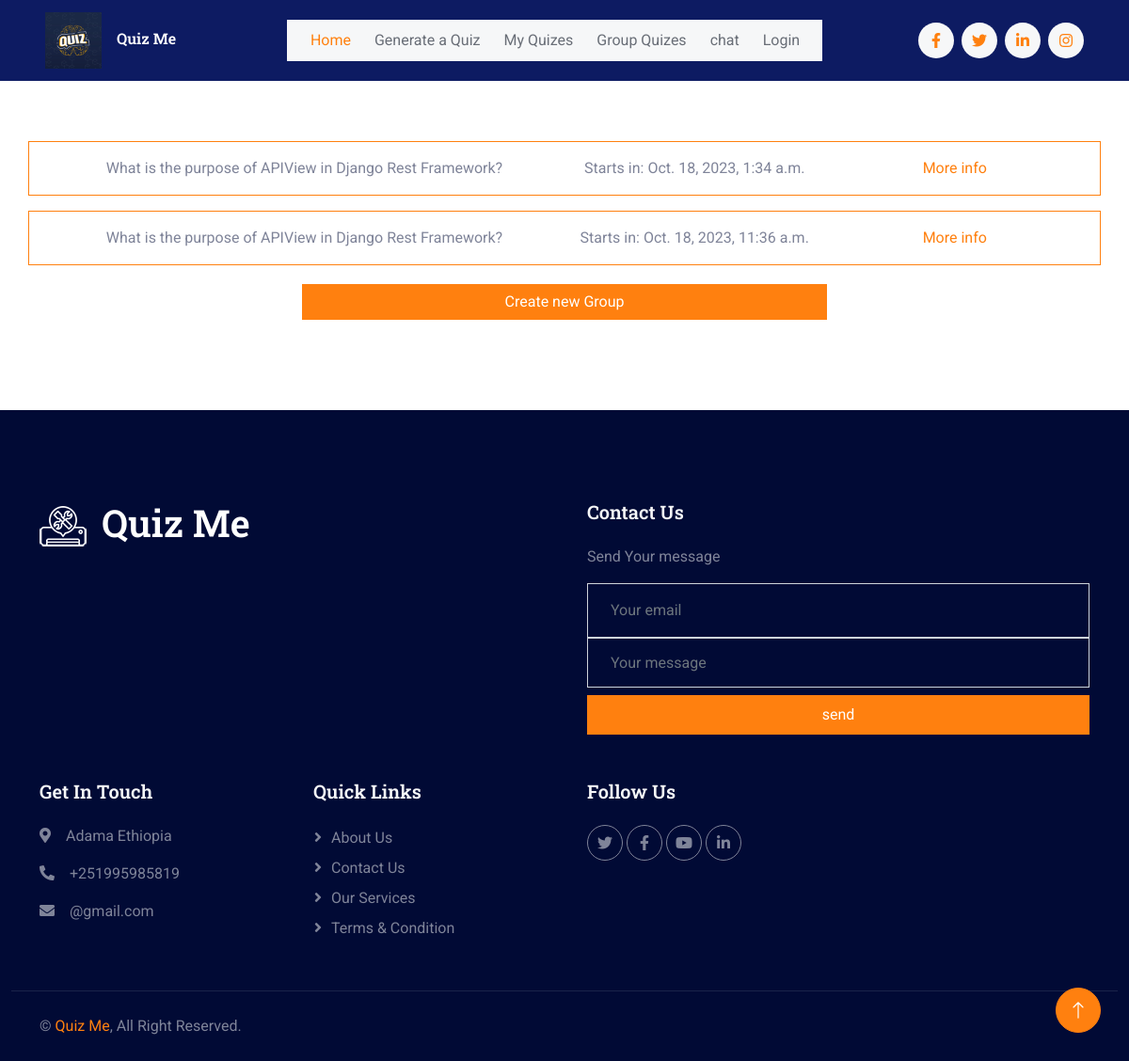
Page /my_group_quizzes (signed in) on the earlier database version.
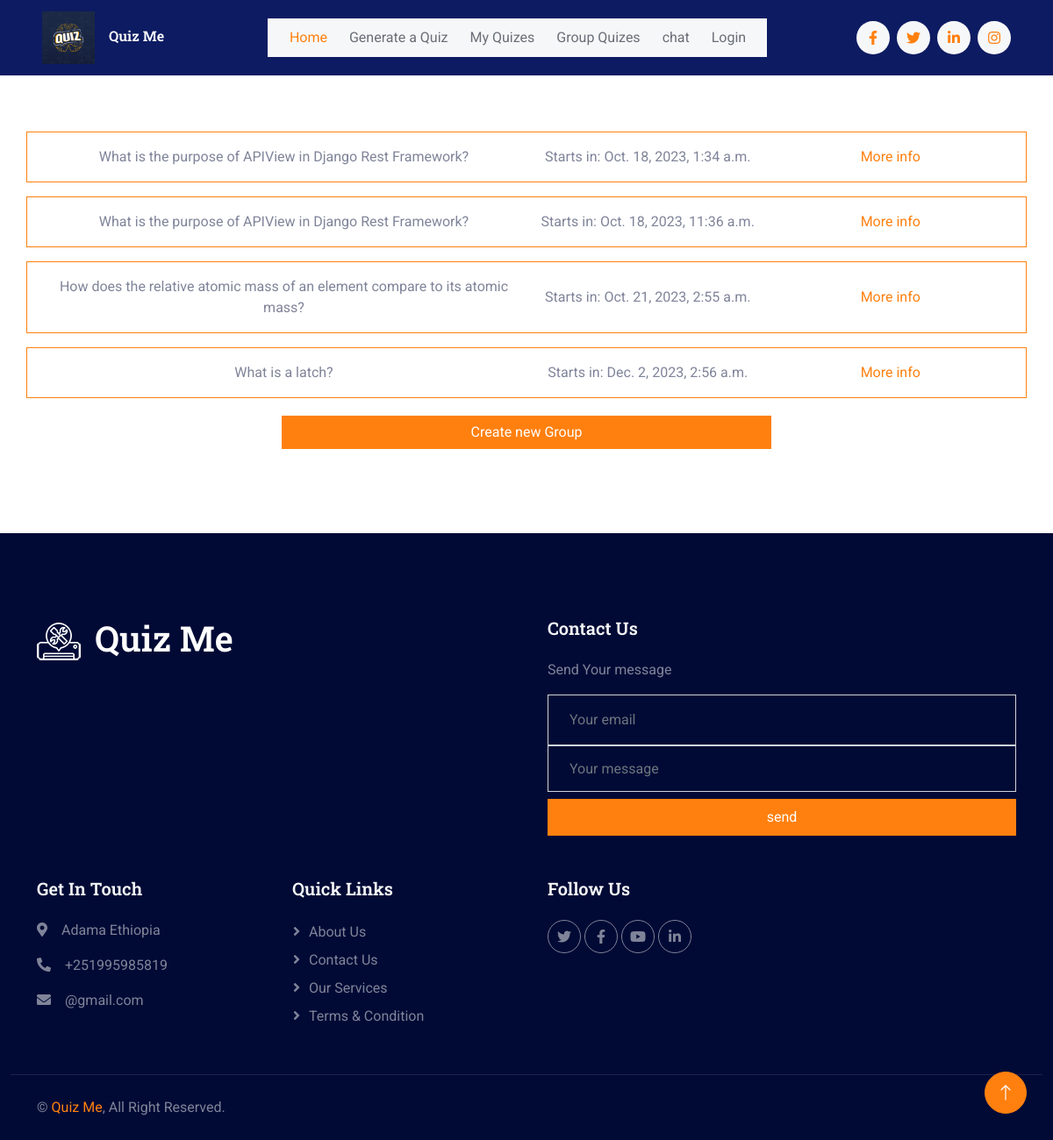
Same page on the later database version.
### quiz_app/models.py (models this page shows, shortened)
class GroupQuiz(models.Model):
    quiz = models.ForeignKey(Quiz, on_delete=models.CASCADE)
    start_time = models.DateTimeField()
    completed = models.BooleanField(default=False)
    joined_members = models.ManyToManyField(CustomUser, related_name="members")
    end_time = models.DateTimeField(null=True, blank=True)
    is_in_progress = models.BooleanField(default=False)
    created_by = models.ForeignKey(CustomUser, on_delete=models.CASCADE, null=True, blank=True)

class Quiz(models.Model):
    title = models.CharField(max_length=100, null=True, blank=True)
    size = models.IntegerField()
    generated_by = models.ForeignKey(CustomUser, on_delete=models.CASCADE)
    questions = models.TextField()
    user_score = models.IntegerField(default=0)

### quiz_app/views.py (the view)
# urls.py: path('my_group_quizzes', views.user_group_quizs, name="group_quizes"),
@login_required(login_url='login')
def user_group_quizs(request):
    user = request.user
    group_quizzes = GroupQuiz.objects.filter(joined_members=user)
    return render(request, "joined_group_quizes.html", {"group_quizes":group_quizzes})

### templates/joined_group_quizes.html
{% extends 'index2.html' %}
{% block content %}
{% load static %}
<body>
    <div class="container-xxl py-5 custom-container">
        <div class="container text-center">
            {% if group_quizes %}
            {% for quiz in group_quizes %}
            <div class="row border border-primary rounded p-3 mt-3 d-flex justify-content-center align-items-center">
                <div class="col-md-6">
                    {{ quiz.quiz.title }}
                </div>
                <div class="col-md-3">
                    Starts in: {{ quiz.start_time }}
                </div>
                <div class="col-md-3">
                    <a href="{%url 'group_quiz' quiz.id %}">More info</a>
                </div>
            </div>
            {% endfor %}
            {% else %}
            <h1>You haven't any groups quizzes yet.</h1>
            {% endif %}
            <Button onclick="window.location.href = '{%url 'create_group_quiz'%}';" class="btn btn-primary" style="margin-top:20px; width:50%">
                Create new Group
            </Button>
        </div>
    </div>
</body>
{% endblock content %}

### templates/index2.html (shortened to what this page needs)
{% load static %}
<!DOCTYPE html>
<html lang="en">
<head>
    <link href="https://cdnjs.cloudflare.com/ajax/libs/font-awesome/5.10.0/css/all.min.css" rel="stylesheet">
    <link href="https://cdn.jsdelivr.net/npm/bootstrap-icons@1.4.1/font/bootstrap-icons.css" rel="stylesheet">
    <link href="{% static 'lib/animate/animate.min.css" rel="stylesheet' %}">
    <link href="{% static 'lib/owlcarousel/assets/owl.carousel.min.css' %}" rel="stylesheet">
    <link href="{% static 'css/bootstrap.min.css' %}" rel="stylesheet">
    <link href="{% static 'css/style.css' %}" rel="stylesheet">
</head>
<body>
    <nav class="navbar navbar-expand-lg  sticky-top px-4 px-lg-5">
        <a href="{%url 'home' %}" class="navbar-brand d-flex align-items-center">
            <h6 class="m-0"><img class="img-fluid me-3" src="{% static 'img/icon/icon-02-primary.png' %}"  alt=""><h style="color:white">Quiz Me</h></h6>
        </a>
        <div class="collapse navbar-collapse" id="navbarCollapse">
            <div class="navbar-nav mx-auto bg-light pe-4 py-3 py-lg-0">
                <a href="{%url 'home' %}" class="nav-item nav-link active">Home</a>
                <a href="{%url 'upload' %}" class="nav-item nav-link">Generate a Quiz</a>
                <a href="{%url 'my_quizes'%}" class="nav-item nav-link">My Quizes</a>
                <a href="{%url 'group_quizes'%}" class="nav-item nav-link">Group Quizes</a>
                <a href="{%url 'chat' %}" class="nav-item nav-link">chat</a>
                {% if auth %}
                <a href="{%url 'register' %}" class="nav-item nav-link">Logout</a>
                {% else %}
                <a href="{%url 'register' %}" class="nav-item nav-link">Login</a>
                {% endif %}
            </div>
            <div class="h-100 d-lg-inline-flex align-items-center d-none">
                <a class="btn btn-square rounded-circle bg-light text-primary me-2" href=""><i class="fab fa-facebook-f"></i></a>
                <a class="btn btn-square rounded-circle bg-light text-primary me-2" href=""><i class="fab fa-twitter"></i></a>
                <a class="btn btn-square rounded-circle bg-light text-primary me-2" href=""><i class="fab fa-linkedin-in"></i></a>
                <a class="btn btn-square rounded-circle bg-light text-primary me-0" href=""><i class="fab fa-instagram"></i></a>
            </div>
        </div>
    </nav>
{% block content %}
{% endblock content %}
    <div class="container-fluid bg-dark footer mt-5 pt-5 wow fadeIn" data-wow-delay="0.1s">
        <div class="container py-5">
            <div class="row g-5">
                <div class="col-md-6">
                    <h1 class="text-white mb-4"><img class="img-fluid me-3" src="{% static 'img/icon/icon-02-light.png' %}" alt="">Quiz Me</h1>
                </div>
                <div class="col-md-6">
                    <h5 class="text-light mb-4">Contact Us</h5>
                    <p>Send Your message</p>
                    <div class="position-relative">
                        <input class="form-control bg-transparent w-100 py-3 ps-4 pe-5" type="text" placeholder="Your email">
                        <input type="text" class="form-control bg-transparent w-100 h-200 py-3 ps-4 pe-5" type="text" style="height:200%" placeholder="Your message">
                        <button type="button" class="btn btn-primary w-100 py-2 px-3  mt-2 me-2">send</button>
                    </div>
                </div>
                <div class="col-lg-3 col-md-6">
                    <h5 class="text-light mb-4">Get In Touch</h5>
                    <p><i class="fa fa-map-marker-alt me-3"></i>Adama Ethiopia</p>
                    <p><i class="fa fa-phone-alt me-3"></i>+251995985819</p>
                    <p><i class="fa fa-envelope me-3"></i>@gmail.com</p>
                </div>
                <div class="col-lg-3 col-md-6">
                    <h5 class="text-light mb-4">Quick Links</h5>
                    <a class="btn btn-link" href="">About Us</a>
                    <a class="btn btn-link" href="">Contact Us</a>
                    <a class="btn btn-link" href="">Our Services</a>
                    <a class="btn btn-link" href="">Terms & Condition</a>
                </div>
                <div class="col-lg-3 col-md-6">
                    <h5 class="text-light mb-4">Follow Us</h5>
                    <div class="d-flex">
                        <a class="btn btn-square rounded-circle me-1" href=""><i class="fab fa-twitter"></i></a>
                        <a class="btn btn-square rounded-circle me-1" href=""><i class="fab fa-facebook-f"></i></a>
                        <a class="btn btn-square rounded-circle me-1" href=""><i class="fab fa-youtube"></i></a>
                        <a class="btn btn-square rounded-circle me-1" href=""><i class="fab fa-linkedin-in"></i></a>
                    </div>
                </div>
            </div>
        </div>
        <div class="container-fluid copyright">
            <div class="container">
                <div class="row">
                    <div class="col-md-6 text-center text-md-start mb-3 mb-md-0">
                        &copy; <a href="#">Quiz Me</a>, All Right Reserved.
                    </div>
                </div>
            </div>
        </div>
    </div>
    <a href="#" class="btn btn-lg btn-primary btn-lg-square rounded-circle back-to-top"><i class="bi bi-arrow-up"></i></a>
</body>
</html>

### static/css/style.css (style rules this page uses)
:root { --primary: #FF800F; --secondary: #001064; --light: #F6F7F8; --dark: #010A35; }
.back-to-top { position: fixed; display: none; right: 30px; bottom: 30px; z-index: 99; }
.btn { transition: .5s; }
.btn.btn-primary, .btn.btn-outline-primary:hover, .btn.btn-secondary, .btn.btn-outline-secondary:hover { color: #FFFFFF; }
.btn-square { width: 38px; height: 38px; }
.btn-lg-square { width: 48px; height: 48px; }
.btn-square, .btn-sm-square, .btn-lg-square { padding: 0; display: flex; align-items: center; justify-content: center; font-weight: normal; }
.navbar.sticky-top { top: -100px; transition: .5s; }
.navbar .navbar-brand img { max-height: 60px; }
.navbar .navbar-nav .nav-link { margin-left: 25px; padding: 10px 0; color: #696E77; font-weight: 400; outline: none; }
nav { background-color: #0d1b62; }
.navbar .navbar-nav .nav-link:hover, .navbar .navbar-nav .nav-link.active { color: var(--primary); }
.footer { color: #7F8499; }
.footer .btn.btn-link { display: block; margin-bottom: 5px; padding: 0; text-align: left; color: #7F8499; font-weight: normal; text-transform: capitalize; transition: .3s; }
.footer .btn.btn-link::before { position: relative; content: "\f105"; font-family: "Font Awesome 5 Free"; font-weight: 900; color: #7F8499; margin-right: 10px; }
.footer .btn.btn-square { color: #7F8499; border: 1px solid #7F8499; }
.footer .copyright { padding: 25px 0; border-top: 1px solid rgba(256, 256, 256, .1); }
.footer .copyright a { color: var(--primary); }

Differences in the rows shown:
added GroupQuiz: quiz "How does the relative atomic mass of an element compare to its atomic mass?", start_time "Oct. 21, 2023, 2:55 a.m."
added GroupQuiz: quiz "What is a latch?", start_time "Dec. 2, 2023, 2:56 a.m."
